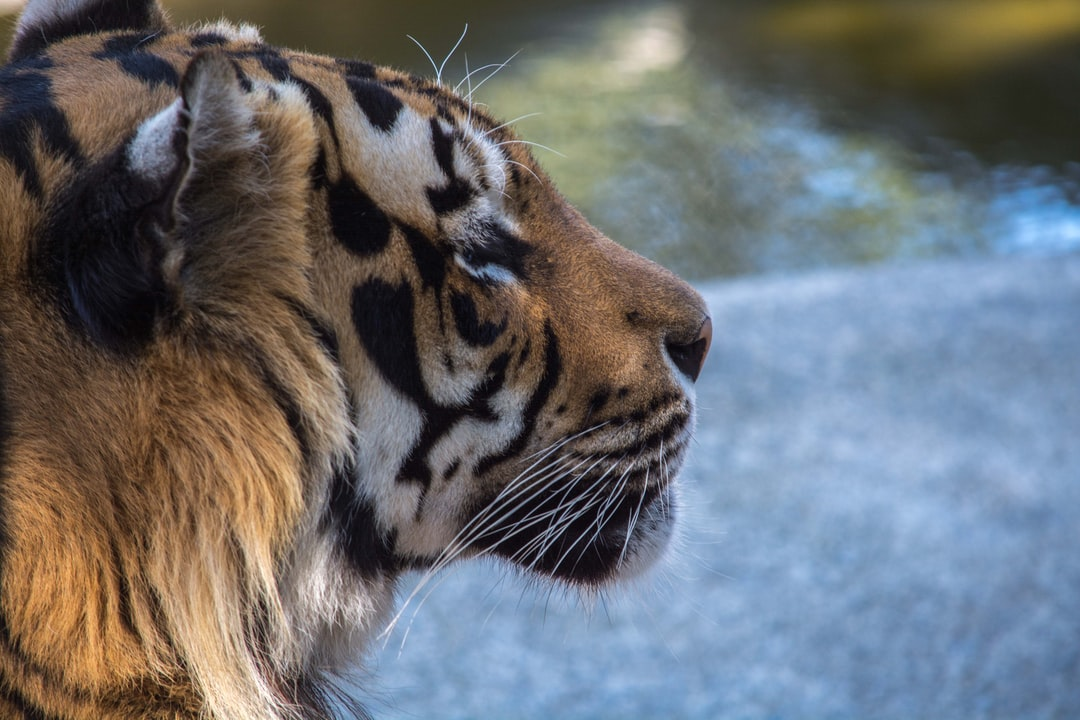
//> input picture images/ImagemOriginal.jpg, 1080 x 720 px
$ ./questao17   (built with g++ and OpenCV 4)
//> lines starting //> are read from the running program, lines starting //| are printed output that depends on the picture; after the words box and inside, x2 and y2 are one past the last pixel; in counts of white or black regions, pixels touching at a corner belong together
#include <iostream>
#include <opencv2/highgui.hpp>
#include <opencv2/imgproc.hpp>
#include <opencv2/highgui/highgui_c.h>
#include <stdio.h>

using namespace std;
using namespace cv;

Mat img; //Imagem de entrada
Mat_<uchar> gray(194, 259, CV_8UC3); //Imagem em tons de cinza
Mat_<uchar> equalized(194, 259, CV_8UC3); //Imagem equalizada
Mat hist_gray;
Mat hist_equalized;

Mat histograma(Mat& imagem)
{

	// Definir as barras do histograma
	int bins = 256; //Quantidade de barras
	int histSize[] = { bins }; //Tamanho do histograma

	// O intervalo do histograma
	float lranges[] = { 0, 256 };
	const float* ranges[] = { lranges };

	Mat hist;
	int channels[] = { 0 }; //Numeros de canais, como a imagem de entrada é só de um canal, vem 0

	int const hist_height = 256;
	Mat3b hist_image = Mat3b::zeros(hist_height, bins);

	calcHist(&imagem, 1, channels, Mat(), hist, 1, histSize, ranges, true, false); //Função para criar o histograma

	double max_val = 0;
	minMaxLoc(hist, 0, &max_val);

	// Visualizar cada barra
	for (int b = 0; b < bins; b++)
	{
		float const binVal = hist.at<float>(b);
		int   const height = cvRound(binVal * hist_height / max_val);
		line(hist_image, Point(b, hist_height - height), Point(b, hist_height), Scalar::all(255));
		//    imagem      ponto inicial                 ponto final
	}
	return hist_image;
}

int main()
{

	//Imagem de entrada
	img = imread("C:/Users/User/Desktop/GIT/LapiscoComputerVisionRepo/images/ImagemOriginal.jpg");
//> img is the input picture: 720 rows x 1080 cols, CV_8UC3; mean B, G, R 113.4, 109.7, 107.7
	//Converter pra cinza
	cvtColor(img, gray, COLOR_RGB2GRAY);
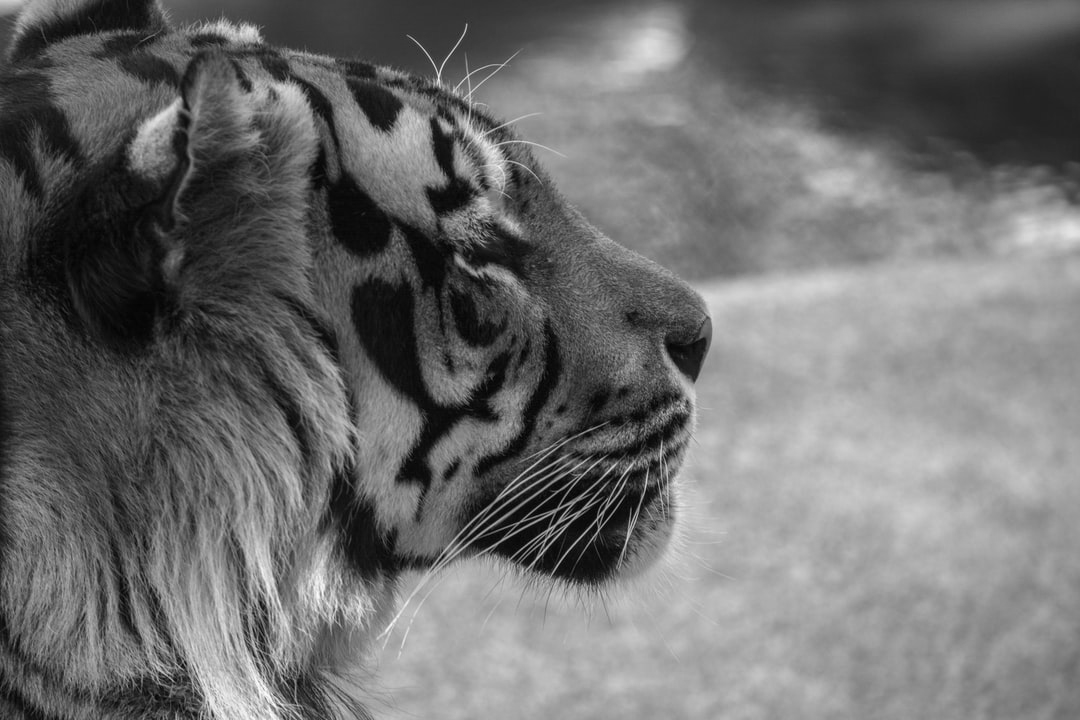
//> gray: 720 rows x 1080 cols, CV_8UC1; min 0, max 252, mean 110.6

	int max = gray.at<uchar>(0, 0);
//> max = 202
	int min = gray.at<uchar>(0, 0);
//> min = 202
	int x, y;
	for (y = 0; y < 194; y++)
	{
		for (x = 0; x < 259; x++)
		{
			if (gray.at<uchar>(y, x) < max)
				max = gray.at<uchar>(y, x);
			if (gray.at<uchar>(y, x) > min)
				min = gray.at<uchar>(y, x);
		}
	}
//> this loop made 194 passes
//> (max, min) on passes 1 to 3: (15, 204), (15, 204), (15, 204)
//> after the loop, max = 5; min = 225


	for (y = 0; y < 194; y++)
	{
		for (x = 0; x < 259; x++)
		{
			equalized.at<uchar>(y, x) = (gray.at<uchar>(y, x) - max) * 255 / (min - max);
		}
	}
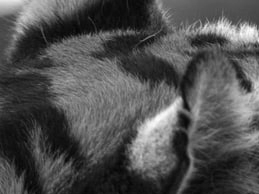
//> equalized: 194 rows x 259 cols, CV_8UC1; min 0, max 255, mean 79.8

	imshow("Imagem Cinza", gray);
	Mat hist_gray = histograma(gray);
//> in histograma, `calcHist(&imagem, 1, channels, Mat(), hist, 1, histSize, ranges, true,..`: hist = 256 values, max 6907 at index 172, min 0 at index 253, mean 3037.5
//> in histograma, `minMaxLoc(hist, 0, &max_val);`: max_val = 6907
//> the loop in histograma, `for (int b = 0; b < bins; b++)` made 256 passes
//> (binVal, height) on passes 1 to 3: (1, 0), (2, 0), (13, 0)
//> after the loop in histograma, `for (int b = 0; b < bins; b++)`:
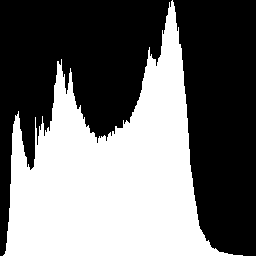
//> hist_image: 256 rows x 256 cols, CV_8UC3; 44% white; 1 white region, box (x1, y1, x2, y2) and area: (3, 0, 243, 256) 28826
	imshow("name1", hist_gray);
	imshow("Imagem Equalizada", equalized);
	Mat hist_equalized = histograma(equalized);
//> in histograma (call 2), `calcHist(&imagem, 1, channels, Mat(), hist, 1, histSize, ranges, true,..`: hist = 256 values, max 674 at index 20, min 0 at index 1, mean 196.3
//> in histograma (call 2), `minMaxLoc(hist, 0, &max_val);`: max_val = 674
//> the loop in histograma (call 2), `for (int b = 0; b < bins; b++)` made 256 passes
//> (binVal, height) on passes 1 to 3: (1, 0), (0, 0), (0, 0)
//> after the loop in histograma (call 2), `for (int b = 0; b < bins; b++)`:
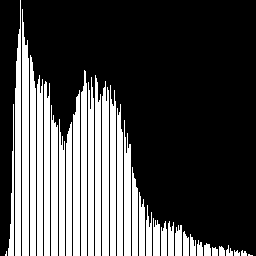
//> hist_image: 256 rows x 256 cols, CV_8UC3; 29.1% white; 35 white regions (2 under 20 px), largest, box (x1, y1, x2, y2) and area: (22, 9, 29, 256) 1536, (15, 0, 21, 256) 1276, (102, 81, 109, 256) 1162
	imshow("name2", hist_equalized);

	waitKey(0);
	return 0;
}
